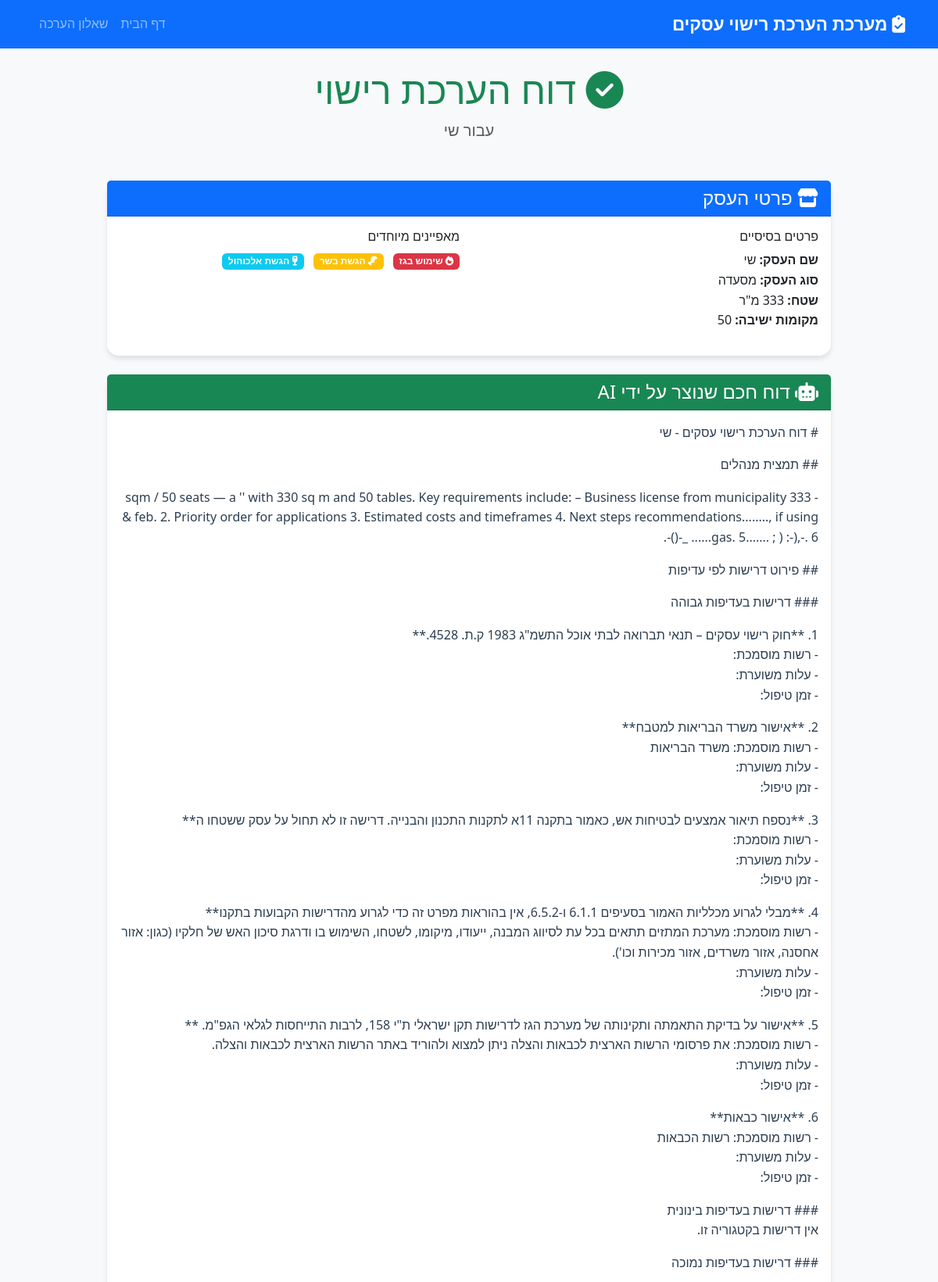
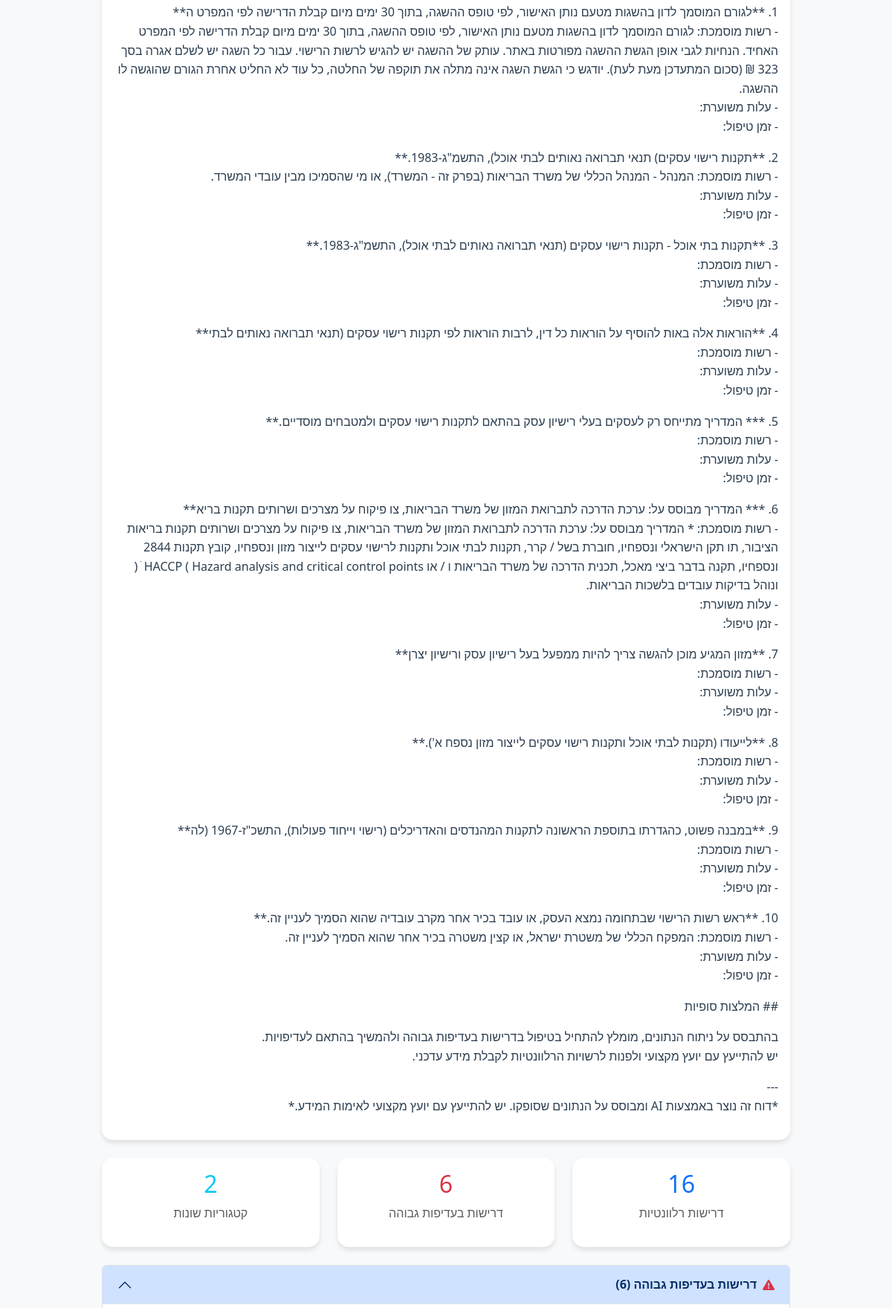
Page /report/3/ (upper part) on the committed database (2 pictures, top to bottom).
### questionnaire/models.py (models this page shows, shortened)
class BusinessAssessment(models.Model):
    business_name = models.CharField(max_length=200, verbose_name="שם העסק")
    business_type = models.ForeignKey(
        BusinessType,
        on_delete=models.CASCADE,
        verbose_name="סוג העסק"
    )
    area_sqm = models.IntegerField(
        validators=[MinValueValidator(1), MaxValueValidator(10000)],
        verbose_name="שטח במ״ר"
    )
    seating_capacity = models.IntegerField(
        validators=[MinValueValidator(1), MaxValueValidator(1000)],
        verbose_name="מספר מקומות ישיבה"
    )
    uses_gas = models.BooleanField(default=False, verbose_name="משתמש בגז")
    serves_meat = models.BooleanField(default=False, verbose_name="מגיש בשר")
    offers_delivery = models.BooleanField(default=False, verbose_name="מציע משלוחים")
    has_outdoor_seating = models.BooleanField(default=False, verbose_name="יש ישיבה בחוץ")
    serves_alcohol = models.BooleanField(default=False, verbose_name="מגיש אלכוהול")
    created_at = models.DateTimeField(auto_now_add=True, verbose_name="נוצר בתאריך")
    updated_at = models.DateTimeField(auto_now=True, verbose_name="עודכן בתאריך")
    class Meta:
        verbose_name = "הערכת עסק"
        verbose_name_plural = "הערכות עסקים"
        ordering = ['-created_at']

class BusinessType(models.Model):
    name = models.CharField(max_length=100, verbose_name="שם סוג העסק")
    description = models.TextField(blank=True, verbose_name="תיאור")
    class Meta:
        verbose_name = "סוג עסק"
        verbose_name_plural = "סוגי עסקים"

class AssessmentReport(models.Model):
    assessment = models.OneToOneField(
        BusinessAssessment,
        on_delete=models.CASCADE,
        verbose_name="הערכת עסק"
    )
    relevant_requirements = models.ManyToManyField(
        LicensingRequirement,
        verbose_name="דרישות רלוונטיות"
    )
    ai_generated_content = models.TextField(
        blank=True,
        verbose_name="תוכן שנוצר על ידי AI"
    )
    created_at = models.DateTimeField(auto_now_add=True, verbose_name="נוצר בתאריך")
    class Meta:
        verbose_name = "דוח הערכה"
        verbose_name_plural = "דוחות הערכה"
        ordering = ['-created_at']

### questionnaire/views.py (the view)
# urls.py: path('report/<int:report_id>/', views.view_report, name='view_report'),
def view_report(request, report_id):
    try:
        report = get_object_or_404(AssessmentReport, id=report_id)
        relevant_requirements = report.relevant_requirements.all()
        requirements_by_category = {}
        for req in relevant_requirements:
            category = req.get_category_display()
            if category not in requirements_by_category:
                requirements_by_category[category] = []
            requirements_by_category[category].append(req)
        requirements_by_priority = {
            'high': relevant_requirements.filter(priority='high'),
            'medium': relevant_requirements.filter(priority='medium'),
            'low': relevant_requirements.filter(priority='low'),
        }
        context = {
            'report': report,
            'assessment': report.assessment,
            'relevant_requirements': relevant_requirements,
            'requirements_by_category': requirements_by_category,
            'requirements_by_priority': requirements_by_priority,
            'total_requirements': len(relevant_requirements),
        }
        return render(request, 'report.html', context)
    except AssessmentReport.DoesNotExist:
        messages.error(request, 'דוח לא נמצא')
        return redirect('questionnaire:home')

### templates/report.html (shortened to what this page needs)
{% extends 'base.html' %}
{% block content %}
<div class="row">
    <div class="col-lg-10 mx-auto">
        <div class="text-center mb-5">
            <h1 class="display-5 text-success">
                <i class="fas fa-check-circle"></i>
                דוח הערכת רישוי
            </h1>
            <p class="lead text-muted">עבור {{ assessment.business_name }}</p>
        </div>
        <div class="card mb-4">
            <div class="card-header bg-primary text-white">
                <h4 class="mb-0">
                    <i class="fas fa-store"></i>
                    פרטי העסק
                </h4>
            </div>
            <div class="card-body">
                <div class="row">
                    <div class="col-md-6">
                        <h6>פרטים בסיסיים</h6>
                        <ul class="list-unstyled">
                            <li><strong>שם העסק:</strong> {{ assessment.business_name }}</li>
                            <li><strong>סוג העסק:</strong> {{ assessment.business_type.name }}</li>
                            <li><strong>שטח:</strong> {{ assessment.area_sqm }} מ"ר</li>
                            <li><strong>מקומות ישיבה:</strong> {{ assessment.seating_capacity }}</li>
                        </ul>
                    </div>
                    <div class="col-md-6">
                        <h6>מאפיינים מיוחדים</h6>
                        <div class="feature-badges">
                            {% if assessment.uses_gas %}
                                <span class="badge bg-danger me-2 mb-2">
                                    <i class="fas fa-fire"></i> שימוש בגז
                                </span>
                            {% endif %}
                            {% if assessment.serves_meat %}
                                <span class="badge bg-warning me-2 mb-2">
                                    <i class="fas fa-drumstick-bite"></i> הגשת בשר
                                </span>
                            {% endif %}
                            {% if assessment.serves_alcohol %}
                                <span class="badge bg-info me-2 mb-2">
                                    <i class="fas fa-wine-glass"></i> הגשת אלכוהול
                                </span>
                            {% endif %}
                        </div>
                    </div>
                </div>
            </div>
        </div>
        {% if report.ai_generated_content %}
        <div class="card mb-4">
            <div class="card-header bg-success text-white">
                <h4 class="mb-0">
                    <i class="fas fa-robot"></i>
                    דוח חכם שנוצר על ידי AI
                </h4>
            </div>
            <div class="card-body">
                <div class="ai-content">
                    {{ report.ai_generated_content|linebreaks }}
                </div>
            </div>
        </div>
        {% endif %}
        <div class="row mb-4">
            <div class="col-md-4">
                <div class="card text-center h-100">
                    <div class="card-body">
                        <h2 class="text-primary">{{ total_requirements }}</h2>
                        <p class="text-muted">דרישות רלוונטיות</p>
                    </div>
                </div>
            </div>
            <div class="col-md-4">
                <div class="card text-center h-100">
                    <div class="card-body">
                        <h2 class="text-danger">{{ requirements_by_priority.high.count }}</h2>
                        <p class="text-muted">דרישות בעדיפות גבוהה</p>
                    </div>
                </div>
            </div>
            <div class="col-md-4">
                <div class="card text-center h-100">
                    <div class="card-body">
                        <h2 class="text-info">{{ requirements_by_category|length }}</h2>
                        <p class="text-muted">קטגוריות שונות</p>
                    </div>
                </div>
            </div>
        </div>
        <div class="accordion mb-4" id="priorityAccordion">
            {% if requirements_by_priority.high %}
            <div class="accordion-item">
                <h2 class="accordion-header" id="highPriorityHeading">
                    <button class="accordion-button" type="button" data-bs-toggle="collapse"
                            data-bs-target="#highPriorityCollapse" aria-expanded="true">
                        <i class="fas fa-exclamation-triangle text-danger me-2"></i>
                        <strong>דרישות בעדיפות גבוהה ({{ requirements_by_priority.high.count }})</strong>
                    </button>
                </h2>
                <div id="highPriorityCollapse" class="accordion-collapse collapse show"
                     data-bs-parent="#priorityAccordion">
                    <div class="accordion-body">
                    </div>
                </div>
            </div>
            {% endif %}
        </div>
    </div>
</div>
{% endblock %}

### static/css/style.css (style rules this page uses)
:root { --primary-color: #007bff; --secondary-color: #6c757d; --success-color: #28a745; --info-color: #17a2b8; --warning-color: #ffc107; --danger-color: #dc3545; --light-color: #f8f9fa; --dark-color: #343a40; }
body { font-family: 'Segoe UI', Tahoma, Geneva, Verdana, sans-serif; background-color: #f8f9fa; line-height: 1.6; }
.card { border: none; border-radius: 15px; box-shadow: 0 4px 6px rgba(0, 0, 0, 0.1); }
.fade-in { animation: fadeIn 0.5s ease-in; }

### templates/report.html (style rules this page uses)
.ai-content { font-size: 16px; line-height: 1.6; color: #2c3e50; }

### rows in the picture
BusinessAssessment: business_name "שי", business_type.name "מסעדה", seating_capacity "50"
AssessmentReport: ai_generated_content "# דוח הערכת רישוי עסקים - שי ## תמצית מנהלים - 333 sqm / 50 seats — a '' with 330 sq m and 50 tables. Key requirements include: – Business license from municipality & feb. 2. Priority order for applications 3. Estimated costs and timeframes 4. Next steps recommendations........, if using gas. 5....... ; ) :-),-. 6...... _-()-. ## פירוט דרישות לפי עדיפות ### דרישות בעדיפות גבוהה 1. **חוק רישוי עסקים – תנאי תברואה לבתי אוכל התשמ\"ג 1983 ק.ת. 4528.** - רשות מוסמכת: - עלות משוערת: - זמן טיפול: 2. **אישור משרד הבריאות למטבח** - רשות מוסמכת: משרד הבריאות - עלות משוערת: - זמן טיפול: 3. **נספח תיאור אמצעים לבטיחות אש, כאמור בתקנה 11א לתקנות התכנון והבנייה. דרישה זו לא תחול על עסק ששטחו ה** - רשות…"

### other values in the picture
{{ total_requirements }} "16"
{{ requirements_by_priority.high.count }} "6"
{{ requirements_by_category|length }} "2"
